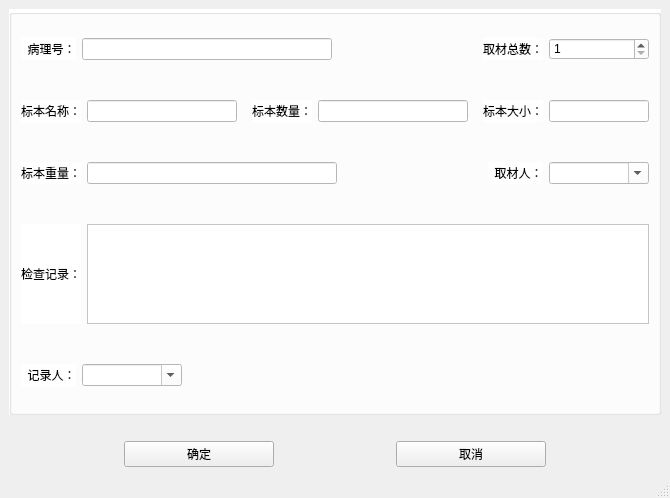
<?xml version="1.0" encoding="UTF-8"?>
<ui version="4.0">
 <class>normalmaterial</class>
 <widget class="QMainWindow" name="normalmaterial">
  <property name="geometry">
   <rect>
    <x>0</x>
    <y>0</y>
    <width>670</width>
    <height>498</height>
   </rect>
  </property>
  <property name="windowTitle">
   <string>MainWindow</string>
  </property>
  <widget class="QWidget" name="centralwidget">
   <layout class="QVBoxLayout" name="verticalLayout_4">
    <item>
     <layout class="QVBoxLayout" name="verticalLayout_3">
      <item>
       <widget class="QGroupBox" name="groupBox">
        <property name="styleSheet">
         <string notr="true">background-color: rgb(255, 255, 255);</string>
        </property>
        <property name="title">
         <string/>
        </property>
        <layout class="QVBoxLayout" name="verticalLayout_2">
         <item>
          <layout class="QVBoxLayout" name="verticalLayout">
           <item>
            <layout class="QHBoxLayout" name="horizontalLayout">
             <item>
              <widget class="QLabel" name="label">
               <property name="text">
                <string>  病理号：</string>
               </property>
              </widget>
             </item>
             <item>
              <widget class="QLineEdit" name="lineEditBlNumber">
               <property name="minimumSize">
                <size>
                 <width>250</width>
                 <height>0</height>
                </size>
               </property>
               <property name="maximumSize">
                <size>
                 <width>250</width>
                 <height>16777215</height>
                </size>
               </property>
              </widget>
             </item>
             <item>
              <spacer name="horizontalSpacer_9">
               <property name="orientation">
                <enum>Qt::Horizontal</enum>
               </property>
               <property name="sizeHint" stdset="0">
                <size>
                 <width>40</width>
                 <height>20</height>
                </size>
               </property>
              </spacer>
             </item>
             <item>
              <widget class="QLabel" name="label_9">
               <property name="text">
                <string>取材总数：</string>
               </property>
              </widget>
             </item>
             <item>
              <widget class="QSpinBox" name="spinBoxMaterialNumber">
               <property name="minimumSize">
                <size>
                 <width>100</width>
                 <height>0</height>
                </size>
               </property>
               <property name="maximumSize">
                <size>
                 <width>100</width>
                 <height>16777215</height>
                </size>
               </property>
               <property name="minimum">
                <number>1</number>
               </property>
               <property name="maximum">
                <number>1000000000</number>
               </property>
              </widget>
             </item>
            </layout>
           </item>
           <item>
            <spacer name="horizontalSpacer_5">
             <property name="orientation">
              <enum>Qt::Horizontal</enum>
             </property>
             <property name="sizeHint" stdset="0">
              <size>
               <width>40</width>
               <height>20</height>
              </size>
             </property>
            </spacer>
           </item>
           <item>
            <layout class="QHBoxLayout" name="horizontalLayout_3">
             <item>
              <widget class="QLabel" name="label_2">
               <property name="text">
                <string>标本名称：</string>
               </property>
              </widget>
             </item>
             <item>
              <widget class="QLineEdit" name="lineEditName">
               <property name="minimumSize">
                <size>
                 <width>150</width>
                 <height>0</height>
                </size>
               </property>
               <property name="maximumSize">
                <size>
                 <width>150</width>
                 <height>16777215</height>
                </size>
               </property>
              </widget>
             </item>
             <item>
              <spacer name="horizontalSpacer_11">
               <property name="orientation">
                <enum>Qt::Horizontal</enum>
               </property>
               <property name="sizeHint" stdset="0">
                <size>
                 <width>40</width>
                 <height>20</height>
                </size>
               </property>
              </spacer>
             </item>
             <item>
              <widget class="QLabel" name="label_3">
               <property name="text">
                <string>标本数量：</string>
               </property>
              </widget>
             </item>
             <item>
              <widget class="QLineEdit" name="lineEditNumber">
               <property name="minimumSize">
                <size>
                 <width>150</width>
                 <height>0</height>
                </size>
               </property>
               <property name="maximumSize">
                <size>
                 <width>150</width>
                 <height>16777215</height>
                </size>
               </property>
              </widget>
             </item>
             <item>
              <spacer name="horizontalSpacer_10">
               <property name="orientation">
                <enum>Qt::Horizontal</enum>
               </property>
               <property name="sizeHint" stdset="0">
                <size>
                 <width>40</width>
                 <height>20</height>
                </size>
               </property>
              </spacer>
             </item>
             <item>
              <widget class="QLabel" name="label_4">
               <property name="text">
                <string>标本大小：</string>
               </property>
              </widget>
             </item>
             <item>
              <widget class="QLineEdit" name="lineEditSize">
               <property name="minimumSize">
                <size>
                 <width>100</width>
                 <height>0</height>
                </size>
               </property>
               <property name="maximumSize">
                <size>
                 <width>100</width>
                 <height>16777215</height>
                </size>
               </property>
              </widget>
             </item>
            </layout>
           </item>
           <item>
            <spacer name="horizontalSpacer_6">
             <property name="orientation">
              <enum>Qt::Horizontal</enum>
             </property>
             <property name="sizeHint" stdset="0">
              <size>
               <width>40</width>
               <height>20</height>
              </size>
             </property>
            </spacer>
           </item>
           <item>
            <layout class="QHBoxLayout" name="horizontalLayout_4">
             <item>
              <widget class="QLabel" name="label_5">
               <property name="text">
                <string>标本重量：</string>
               </property>
              </widget>
             </item>
             <item>
              <widget class="QLineEdit" name="lineEditWeight">
               <property name="minimumSize">
                <size>
                 <width>250</width>
                 <height>0</height>
                </size>
               </property>
               <property name="maximumSize">
                <size>
                 <width>250</width>
                 <height>16777215</height>
                </size>
               </property>
              </widget>
             </item>
             <item>
              <spacer name="horizontalSpacer_12">
               <property name="orientation">
                <enum>Qt::Horizontal</enum>
               </property>
               <property name="sizeHint" stdset="0">
                <size>
                 <width>40</width>
                 <height>20</height>
                </size>
               </property>
              </spacer>
             </item>
             <item>
              <widget class="QLabel" name="label_6">
               <property name="text">
                <string>  取材人：</string>
               </property>
              </widget>
             </item>
             <item>
              <widget class="QComboBox" name="comboBoxPeople">
               <property name="minimumSize">
                <size>
                 <width>100</width>
                 <height>0</height>
                </size>
               </property>
               <property name="maximumSize">
                <size>
                 <width>100</width>
                 <height>16777215</height>
                </size>
               </property>
               <property name="editable">
                <bool>true</bool>
               </property>
              </widget>
             </item>
            </layout>
           </item>
           <item>
            <spacer name="horizontalSpacer_7">
             <property name="orientation">
              <enum>Qt::Horizontal</enum>
             </property>
             <property name="sizeHint" stdset="0">
              <size>
               <width>40</width>
               <height>20</height>
              </size>
             </property>
            </spacer>
           </item>
           <item>
            <layout class="QHBoxLayout" name="horizontalLayout_5">
             <item>
              <widget class="QLabel" name="label_7">
               <property name="text">
                <string>检查记录：</string>
               </property>
              </widget>
             </item>
             <item>
              <widget class="QTextEdit" name="textEditRecord">
               <property name="maximumSize">
                <size>
                 <width>16777215</width>
                 <height>100</height>
                </size>
               </property>
              </widget>
             </item>
            </layout>
           </item>
           <item>
            <spacer name="horizontalSpacer_8">
             <property name="orientation">
              <enum>Qt::Horizontal</enum>
             </property>
             <property name="sizeHint" stdset="0">
              <size>
               <width>40</width>
               <height>20</height>
              </size>
             </property>
            </spacer>
           </item>
           <item>
            <layout class="QHBoxLayout" name="horizontalLayout_6">
             <item>
              <widget class="QLabel" name="label_8">
               <property name="text">
                <string>  记录人：</string>
               </property>
              </widget>
             </item>
             <item>
              <widget class="QComboBox" name="comboBoxRegPeople">
               <property name="minimumSize">
                <size>
                 <width>100</width>
                 <height>0</height>
                </size>
               </property>
               <property name="maximumSize">
                <size>
                 <width>100</width>
                 <height>16777215</height>
                </size>
               </property>
               <property name="editable">
                <bool>true</bool>
               </property>
              </widget>
             </item>
             <item>
              <spacer name="horizontalSpacer_4">
               <property name="orientation">
                <enum>Qt::Horizontal</enum>
               </property>
               <property name="sizeHint" stdset="0">
                <size>
                 <width>40</width>
                 <height>20</height>
                </size>
               </property>
              </spacer>
             </item>
            </layout>
           </item>
          </layout>
         </item>
        </layout>
       </widget>
      </item>
      <item>
       <spacer name="horizontalSpacer_13">
        <property name="orientation">
         <enum>Qt::Horizontal</enum>
        </property>
        <property name="sizeHint" stdset="0">
         <size>
          <width>40</width>
          <height>20</height>
         </size>
        </property>
       </spacer>
      </item>
      <item>
       <layout class="QHBoxLayout" name="horizontalLayout_2">
        <item>
         <spacer name="horizontalSpacer">
          <property name="orientation">
           <enum>Qt::Horizontal</enum>
          </property>
          <property name="sizeHint" stdset="0">
           <size>
            <width>40</width>
            <height>20</height>
           </size>
          </property>
         </spacer>
        </item>
        <item>
         <widget class="QPushButton" name="pushButtonOk">
          <property name="minimumSize">
           <size>
            <width>150</width>
            <height>0</height>
           </size>
          </property>
          <property name="maximumSize">
           <size>
            <width>150</width>
            <height>16777215</height>
           </size>
          </property>
          <property name="text">
           <string>确定</string>
          </property>
         </widget>
        </item>
        <item>
         <spacer name="horizontalSpacer_2">
          <property name="orientation">
           <enum>Qt::Horizontal</enum>
          </property>
          <property name="sizeHint" stdset="0">
           <size>
            <width>40</width>
            <height>20</height>
           </size>
          </property>
         </spacer>
        </item>
        <item>
         <widget class="QPushButton" name="pushButtonCancel">
          <property name="minimumSize">
           <size>
            <width>150</width>
            <height>0</height>
           </size>
          </property>
          <property name="maximumSize">
           <size>
            <width>150</width>
            <height>16777215</height>
           </size>
          </property>
          <property name="text">
           <string>取消</string>
          </property>
         </widget>
        </item>
        <item>
         <spacer name="horizontalSpacer_3">
          <property name="orientation">
           <enum>Qt::Horizontal</enum>
          </property>
          <property name="sizeHint" stdset="0">
           <size>
            <width>40</width>
            <height>20</height>
           </size>
          </property>
         </spacer>
        </item>
       </layout>
      </item>
     </layout>
    </item>
   </layout>
  </widget>
  <widget class="QStatusBar" name="statusbar"/>
 </widget>
 <resources/>
 <connections/>
</ui>
